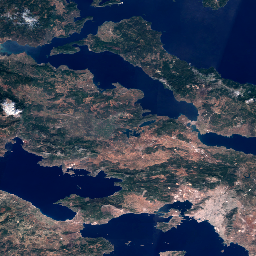
#> input picture dataset/pixelation/sat_img_00046.png, 256 x 256 px
$ python main.py
#> lines starting #> are read from the running program, lines starting #| are printed output that depends on the picture
from PIL import Image, ImageFilter
import numpy as np
from scipy.spatial import Voronoi

# Load the image
img = Image.open('sat_img_00046.png')
#> img is the input picture: PIL image 256x256 RGB; mean R, G, B 52.8, 62, 81.8

# Define the pixelation block size
block_size = 8

def average_color_pixelation(img, block_size):
    # Get the dimensions of the image
    width, height = img.size

    # Calculate the number of horizontal and vertical pixels
    h_pixels = width // block_size
    v_pixels = height // block_size

    # Loop through each pixelated block
    for i in range(h_pixels):
        for j in range(v_pixels):
            # Calculate the range of pixels to average
            left = i * block_size
            upper = j * block_size
            right = (i + 1) * block_size
            lower = (j + 1) * block_size

            # Crop the block of pixels
            block = img.crop((left, upper, right, lower))

            # Calculate the average color of the block
            block_average_color = block.resize((1,1)).getpixel((0,0))

            # Replace the block with the average color
            img.paste(block_average_color, (left, upper, right, lower))

    # Save the pixelated image
    img.save(img.filename.split('.')[0]+'_pixelated_ac.jpg')
    print(f"Generated pixelated image with {h_pixels}/{v_pixels}")


#Nearest Neighbour Pixelation
def nn_pixelation(img, block_size):
    # Get the dimensions of the image
#> called with block_size = 8
    width, height = img.size
#> width = 256; height = 256

    # Calculate the number of blocks in each dimension
    num_blocks_x = (width + block_size - 1) // block_size
#> num_blocks_x = 32
    num_blocks_y = (height + block_size - 1) // block_size
#> num_blocks_y = 32

    # Loop over each block
    for i in range(num_blocks_x):
        for j in range(num_blocks_y):

            # Calculate the block boundaries
            x0 = i * block_size
            y0 = j * block_size
            x1 = min(x0 + block_size, width)
            y1 = min(y0 + block_size, height)

            # Get the color of the top-left pixel in the block
            pixel = img.getpixel((x0, y0))

            # Set all pixels in the block to that color
            for x in range(x0, x1):
                for y in range(y0, y1):
                    img.putpixel((x, y), pixel)
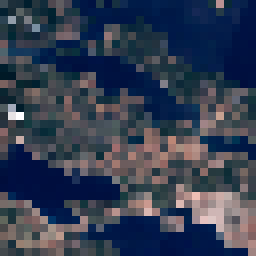
#> img: PIL image 256x256 RGB; mean R, G, B 52.2, 61.8, 81.6

    # Save the pixelated image
    img.save(img.filename.split('.')[0]+'_pixelated_nn.jpg')
    print(f"Generated pixelated image with {num_blocks_x}/{num_blocks_y}")
#| Generated pixelated image with 32/32

nn_pixelation(img, block_size)
